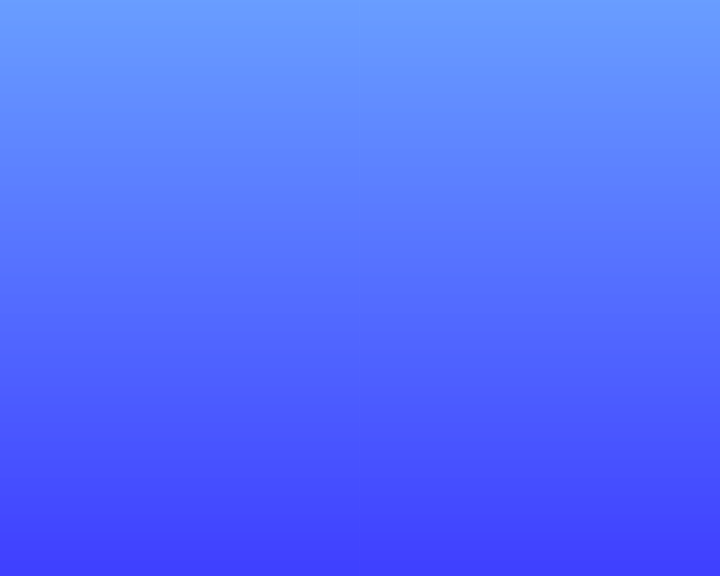
Frame 1 (no input)
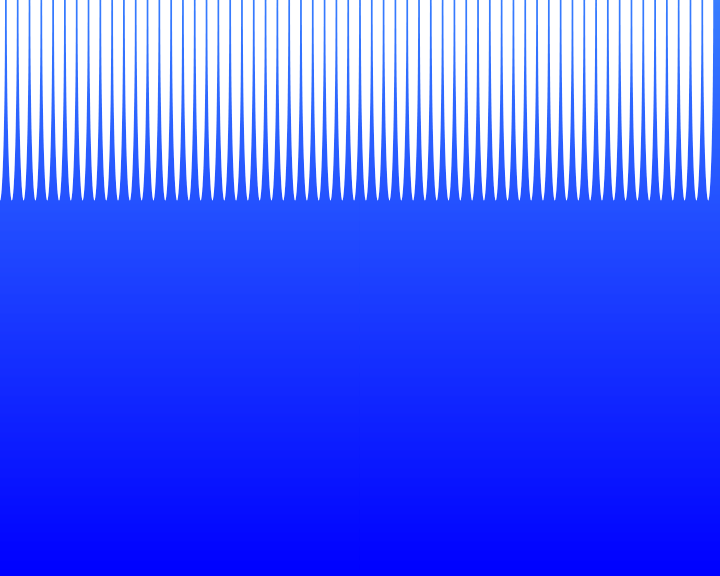
Frame 60 (no input)
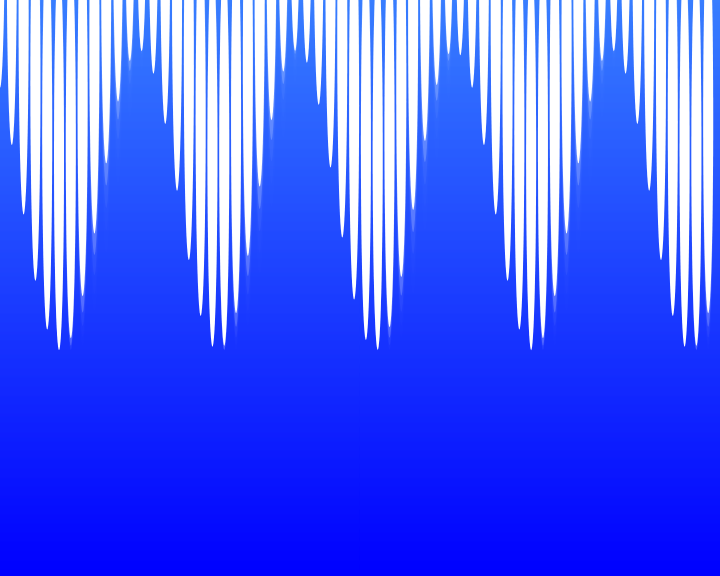
Frame 120 (the mouse pressed at the canvas centre since frame 60)

The p5.js sketch that drew these frames (run headless with seeded random() and noise() and a simulated clock; from frame 60 on, the mouse is pressed at the canvas centre):

// p5.js sketch
// ── sketch.js
var xspacing = 12; // 각 수평 위치 간의 거리
var w; // 전체 파동의 너비
var theta = 0; // 0에서 시작하는 각도
var amplitude = 75.0; // 파동의 높이
var period = 400.0; // 파동이 반복되기 전의 픽셀 수
var dx; // x를 증가시키는 값
var yvalues; // 파동의 높이 값을 저장하기 위한 배열

var sensor1;
var sensor2;

function setup() {
  createCanvas(windowWidth * 0.6, windowWidth * 0.6 * 0.8); // 캔버스 비율 유지
  // 윈도우 너비를 기반으로 파동의 너비 조정
  w = width + 12;
  dx = (TWO_PI / period) * xspacing;
  yvalues = new Array(floor(w / xspacing));
}

function draw() {
  // 그라데이션 배경 그리기
  linearGradient(0, 0, width, height, color(56, 126, 255), color(0, 0, 255));

  calcWave();
  renderWave();
  sensor1 = map(mouseX, 0, width, 0, 5);
  sensor2 = map(mouseY, 0, height, 1, 3);
}

function calcWave() {
  theta += 0.06;
  var x = theta;

  for (var i = 0; i < yvalues.length; i++) {
    yvalues[i] = sensor2 * sin(x * sensor1) * amplitude;
    x += dx;
  }
}

function renderWave() {
  noStroke();
  fill(255);

  for (var x = 0; x < yvalues.length; x++) {
    ellipse(
      map(x, 0, yvalues.length, 0, width),
      map(height / 105 + yvalues[x], 0, height, 0, height),
      10,
      -390
    );
  }
}

function windowResized() {
  // 캔버스 크기 조정
  if (windowWidth <= 630) {
    resizeCanvas(
      max(windowWidth * 0.6, 490),
      max(windowWidth * 0.6 * 0.8, 392)
    );
  } else if (windowWidth >= 830) {
    resizeCanvas(
      min(windowWidth * 0.6, 830),
      min(windowWidth * 0.6 * 0.8, 664)
    );
  }
  // 조정된 캔버스 크기에 맞게 파동의 너비 재조정
  w = width + 12;
  dx = (TWO_PI / period) * xspacing;
  yvalues = new Array(floor(w / xspacing));
}

// 그라데이션을 그리기 위한 함수
function linearGradient(x, y, w, h, c1, c2) {
  noFill();

  for (var i = y; i <= y + h; i++) {
    var inter = map(i, y, y + h, 0, 1);
    var c = lerpColor(c1, c2, inter);
    stroke(c);
    line(x, i, x + w, i);
  }
}
